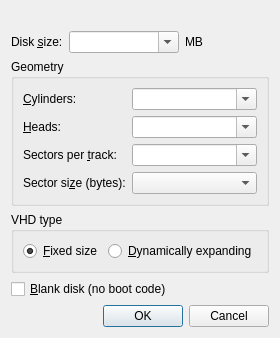
<?xml version="1.0" encoding="UTF-8"?>
<ui version="4.0">
 <class>NewHdDialog</class>
 <widget class="QDialog" name="NewHdDialog">
  <property name="windowTitle">
   <string>New Hard Disk Image</string>
  </property>
  <layout class="QVBoxLayout" name="mainLayout">
   <property name="sizeConstraint">
    <enum>QLayout::SetFixedSize</enum>
   </property>
   <item>
    <widget class="QLabel" name="fileName">
     <property name="textFormat">
      <enum>Qt::PlainText</enum>
     </property>
    </widget>
   </item>
   <item>
    <layout class="QHBoxLayout" name="sizeLayout">
     <item>
      <widget class="QLabel" name="hddSizeLabel">
       <property name="text">
        <string>Disk &amp;size:</string>
       </property>
       <property name="buddy">
        <cstring>hddSize</cstring>
       </property>
      </widget>
     </item>
     <item>
      <widget class="QComboBox" name="hddSize">
       <property name="editable">
        <bool>true</bool>
       </property>
       <property name="insertPolicy">
        <enum>QComboBox::NoInsert</enum>
       </property>
       <property name="minimumContentsLength">
        <number>10</number>
       </property>
      </widget>
     </item>
     <item>
      <widget class="QLabel" name="hddSizeUnit">
       <property name="text">
        <string notr="true">MB</string>
       </property>
      </widget>
     </item>
     <item>
      <widget class="QLabel" name="hddLimit"/>
     </item>
     <item>
      <spacer name="sizeSpacer">
       <property name="orientation">
        <enum>Qt::Horizontal</enum>
       </property>
      </spacer>
     </item>
    </layout>
   </item>
   <item>
    <widget class="QGroupBox" name="geometryGroup">
     <property name="title">
      <string>Geometry</string>
     </property>
     <layout class="QFormLayout" name="geometryLayout">
      <item row="0" column="0">
       <widget class="QLabel" name="hddCLabel">
        <property name="text">
         <string>&amp;Cylinders:</string>
        </property>
        <property name="buddy">
         <cstring>hddC</cstring>
        </property>
       </widget>
      </item>
      <item row="0" column="1">
       <widget class="QComboBox" name="hddC">
        <property name="editable">
         <bool>true</bool>
        </property>
        <property name="insertPolicy">
         <enum>QComboBox::NoInsert</enum>
        </property>
       </widget>
      </item>
      <item row="1" column="0">
       <widget class="QLabel" name="hddHLabel">
        <property name="text">
         <string>&amp;Heads:</string>
        </property>
        <property name="buddy">
         <cstring>hddH</cstring>
        </property>
       </widget>
      </item>
      <item row="1" column="1">
       <widget class="QComboBox" name="hddH">
        <property name="editable">
         <bool>true</bool>
        </property>
        <property name="insertPolicy">
         <enum>QComboBox::NoInsert</enum>
        </property>
       </widget>
      </item>
      <item row="2" column="0">
       <widget class="QLabel" name="hddSLabel">
        <property name="text">
         <string>Sectors per &amp;track:</string>
        </property>
        <property name="buddy">
         <cstring>hddS</cstring>
        </property>
       </widget>
      </item>
      <item row="2" column="1">
       <widget class="QComboBox" name="hddS">
        <property name="editable">
         <bool>true</bool>
        </property>
        <property name="insertPolicy">
         <enum>QComboBox::NoInsert</enum>
        </property>
       </widget>
      </item>
      <item row="3" column="0">
       <widget class="QLabel" name="hddSSLabel">
        <property name="text">
         <string>Sector si&amp;ze (bytes):</string>
        </property>
        <property name="buddy">
         <cstring>hddSS</cstring>
        </property>
       </widget>
      </item>
      <item row="3" column="1">
       <widget class="QComboBox" name="hddSS"/>
      </item>
     </layout>
    </widget>
   </item>
   <item>
    <widget class="QGroupBox" name="vhdTypeGroup">
     <property name="title">
      <string>VHD type</string>
     </property>
     <layout class="QHBoxLayout" name="vhdTypeLayout">
      <item>
       <widget class="QRadioButton" name="fixedSize">
        <property name="text">
         <string>&amp;Fixed size</string>
        </property>
        <property name="checked">
         <bool>true</bool>
        </property>
       </widget>
      </item>
      <item>
       <widget class="QRadioButton" name="dynamicSize">
        <property name="text">
         <string>&amp;Dynamically expanding</string>
        </property>
       </widget>
      </item>
     </layout>
    </widget>
   </item>
   <item>
    <widget class="QCheckBox" name="blankDisk">
     <property name="text">
      <string>&amp;Blank disk (no boot code)</string>
     </property>
     <property name="toolTip">
      <string>Leave the first sector empty instead of writing the emulator's small boot stub (IPL1) there</string>
     </property>
    </widget>
   </item>
   <item>
    <widget class="QDialogButtonBox" name="buttonBox">
     <property name="standardButtons">
      <set>QDialogButtonBox::Cancel|QDialogButtonBox::Ok</set>
     </property>
    </widget>
   </item>
  </layout>
 </widget>
 <connections>
  <connection>
   <sender>buttonBox</sender>
   <signal>accepted()</signal>
   <receiver>NewHdDialog</receiver>
   <slot>accept()</slot>
  </connection>
  <connection>
   <sender>buttonBox</sender>
   <signal>rejected()</signal>
   <receiver>NewHdDialog</receiver>
   <slot>reject()</slot>
  </connection>
 </connections>
</ui>
